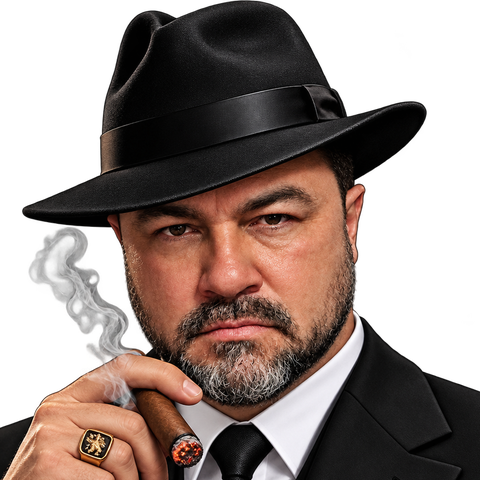
#> input picture assets/fotos/1936.png, 480 x 480 px
$ python -i padronizar_foto.py   (imports and definitions only)
#> lines starting #> are read from the running program, lines starting #| are printed output that depends on the picture
#> further down, picture is the input picture: PIL image 480x480 RGBA; mean R, G, B, A 60.5, 45.6, 39.9, 157.6
#!/usr/bin/env python3
# -*- coding: utf-8 -*-
"""Padroniza a foto de um agente para a cartinha: quadrada, 480×480, rosto no terço de cima, fundo neutro.

Uso:  python3 scripts/padronizar_foto.py ID caminho/da/foto.jpg [--rosto X Y]
  ID           id do agente (nunca o nome)
  --rosto X Y  ponto do rosto na foto original, de 0 a 1 (padrão: centro na horizontal e 35 % da altura)
Grava assets/fotos/ID.jpg (JPEG q90, sem transparência: PNG com fundo vazio vira cinza-azulado neutro) e atualiza assets/fotos.js.
Repositório público: use só foto autorizada, sem metadados (o EXIF é descartado ao regravar)."""
import argparse, os, re, sys
from PIL import Image, ImageOps

RAIZ = os.path.dirname(os.path.dirname(os.path.abspath(__file__)))
LADO = 480                      # a cartinha mostra ~110 px; 480 cobre a exportação em 2× sem pesar
FUNDO = (226, 232, 240)         # cinza-azulado neutro (só aparece onde o original é transparente)
ROSTO_PADRAO = (0.5, 0.35)


def recortar(im, rosto=ROSTO_PADRAO):
    """Quadrado centrado no rosto, o maior possível dentro da imagem."""
#> called with rosto = (0.5, 0.35)
    im = ImageOps.exif_transpose(im)
    if im.mode in ("RGBA", "LA", "P"):
        im = im.convert("RGBA")
        fundo = Image.new("RGB", im.size, FUNDO)
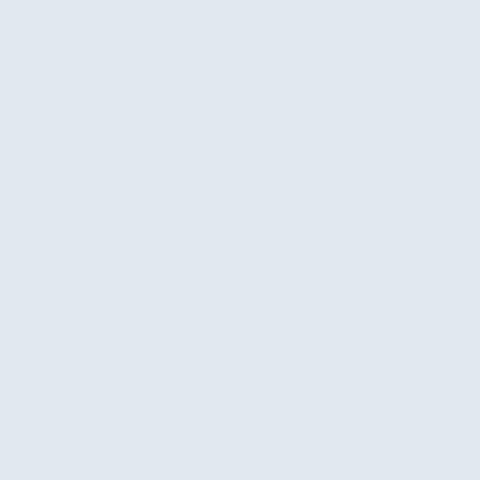
#> fundo: PIL image 480x480 RGB; mean R, G, B 226, 232, 240
        fundo.paste(im, mask=im.split()[3])
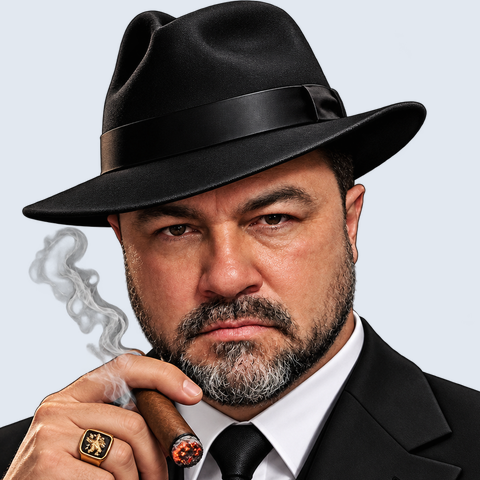
#> fundo: PIL image 480x480 RGB; mean R, G, B 144, 131.8, 129.4
        im = fundo
    else:
        im = im.convert("RGB")
    w, h = im.size
#> w = 480; h = 480
    lado = min(w, h)
#> lado = 480
    cx, cy = rosto[0] * w, rosto[1] * h
#> cx = 240; cy = 168
    x0 = int(min(max(cx - lado / 2, 0), w - lado))
#> x0 = 0
    y0 = int(min(max(cy - lado / 2, 0), h - lado))
#> y0 = 0
    return im.crop((x0, y0, x0 + lado, y0 + lado)).resize((LADO, LADO), Image.LANCZOS)


def main():
    ap = argparse.ArgumentParser(description=__doc__, formatter_class=argparse.RawDescriptionHelpFormatter)
    ap.add_argument("id"); ap.add_argument("foto"); ap.add_argument("--rosto", nargs=2, type=float, metavar=("X", "Y"))
    a = ap.parse_args()
    if not re.fullmatch(r"\d+", a.id):
        sys.exit("O ID do agente é numérico (veja scripts/resumo.py ranking).")
    rosto = tuple(a.rosto) if a.rosto else ROSTO_PADRAO
    if not all(0 <= v <= 1 for v in rosto):
        sys.exit("--rosto X Y vai de 0 a 1.")
    img = recortar(Image.open(a.foto), rosto)
    os.makedirs(os.path.join(RAIZ, "assets", "fotos"), exist_ok=True)
    destino = os.path.join(RAIZ, "assets", "fotos", f"{a.id}.jpg")
    img.save(destino, "JPEG", quality=90, optimize=True)   # sem exif
    rel = f"assets/fotos/{a.id}.jpg"
    inserir_no_fotos_js(a.id, rel)
    print(f"✔ {rel} ({LADO}×{LADO}) e assets/fotos.js atualizados.")


def inserir_no_fotos_js(id_, rel):
    p = os.path.join(RAIZ, "assets", "fotos.js")
    s = open(p, encoding="utf-8").read()
    if re.search(rf'"{id_}"\s*:', s):
        s = re.sub(rf'"{id_}"\s*:\s*"[^"]*"', f'"{id_}": "{rel}"', s)
    else:
        m = re.search(r"window\.AGENTES_FOTOS\s*=\s*\{(.*?)\n\};", s, re.S)
        corpo = m.group(1)
        linhas = [l for l in corpo.split("\n") if l.strip()]
        if linhas:
            ult = linhas[-1]
            if not ult.rstrip().endswith(","):
                partes = ult.split("//", 1)
                ult_novo = partes[0].rstrip() + "," + ((" //" + partes[1]) if len(partes) > 1 else "")
                linhas[-1] = ult_novo
        linhas.append(f'  "{id_}": "{rel}"')
        s = s[:m.start(1)] + "\n" + "\n".join(linhas) + s[m.end(1):]
    open(p, "w", encoding="utf-8").write(s)


# [2 lines not run here, left out]

>>> from PIL import Image
>>> picture = Image.open('../assets/fotos/1936.png')
>>> result = recortar(picture)
